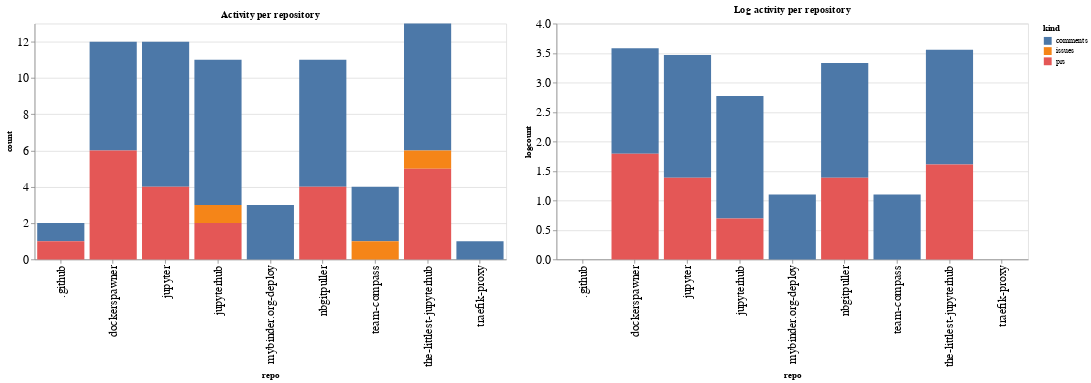

Source (notebook cell):
### Code cell
ch1 = alt.Chart(repo_summaries, width=600, title="Activity per repository").mark_bar().encode(
    x='repo',
    y='count',
    color='kind',
    tooltip="kind"
)

ch2 = alt.Chart(repo_summaries, width=600, title="Log activity per repository").mark_bar().encode(
    x='repo',
    y='logcount',
    color='kind',
    tooltip="kind"
)

ch1 | ch2

### Figure 1 — Vega-Lite specification as saved in the notebook (floating-point values rounded to 4 significant figures)
{"config": {"axisLeft": {"labelFontSize": 15}, "axisBottom": {"labelFontSize": 15}}, "hconcat": [{"mark": "bar", "encoding": {"color": {"type": "nominal", "field": "kind"}, "tooltip": {"type": "nominal", "field": "kind"}, "x": {"type": "nominal", "field": "repo"}, "y": {"type": "quantitative", "field": "count"}}, "title": "Activity per repository", "width": 600}, {"mark": "bar", "encoding": {"color": {"type": "nominal", "field": "kind"}, "tooltip": {"type": "nominal", "field": "kind"}, "x": {"type": "nominal", "field": "repo"}, "y": {"type": "quantitative", "field": "logcount"}}, "title": "Log activity per repository", "width": 600}], "data": {"name": "data-d0e6b46e7dc3bbf3bf5108007313925f"}, "$schema": "https://vega.github.io/schema/vega-lite/v4.8.1.json", "datasets": {"data-d0e6b46e7dc3bbf3bf5108007313925f": [{"repo": ".github", "kind": "comments", "count": 1, "logcount": 0.0}, {"repo": ".github", "kind": "prs", "count": 1, "logcount": 0.0}, {"repo": "dockerspawner", "kind": "comments", "count": 6, "logcount": 1.792}, {"repo": "dockerspawner", "kind": "prs", "count": 6, "logcount": 1.792}, {"repo": "jupyter", "kind": "comments", "count": 8, "logcount": 2.079}, {"repo": "jupyter", "kind": "prs", "count": 4, "logcount": 1.386}, {"repo": "jupyterhub", "kind": "comments", "count": 8, "logcount": 2.079}, {"repo": "jupyterhub", "kind": "issues", "count": 1, "logcount": 0.0}, {"repo": "jupyterhub", "kind": "prs", "count": 2, "logcount": 0.6931}, {"repo": "mybinder.org-deploy", "kind": "comments", "count": 3, "logcount": 1.099}, {"repo": "nbgitpuller", "kind": "comments", "count": 7, "logcount": 1.946}, {"repo": "nbgitpuller", "kind": "prs", "count": 4, "logcount": 1.386}, {"repo": "team-compass", "kind": "comments", "count": 3, "logcount": 1.099}, {"repo": "team-compass", "kind": "issues", "count": 1, "logcount": 0.0}, {"repo": "the-littlest-jupyterhub", "kind": "comments", "count": 7, "logcount": 1.946}, {"repo": "the-littlest-jupyterhub", "kind": "issues", "count": 1, "logcount": 0.0}, {"repo": "the-littlest-jupyterhub", "kind": "prs", "count": 5, "logcount": 1.609}, {"repo": "traefik-proxy", "kind": "comments", "count": 1, "logcount": 0.0}]}}
